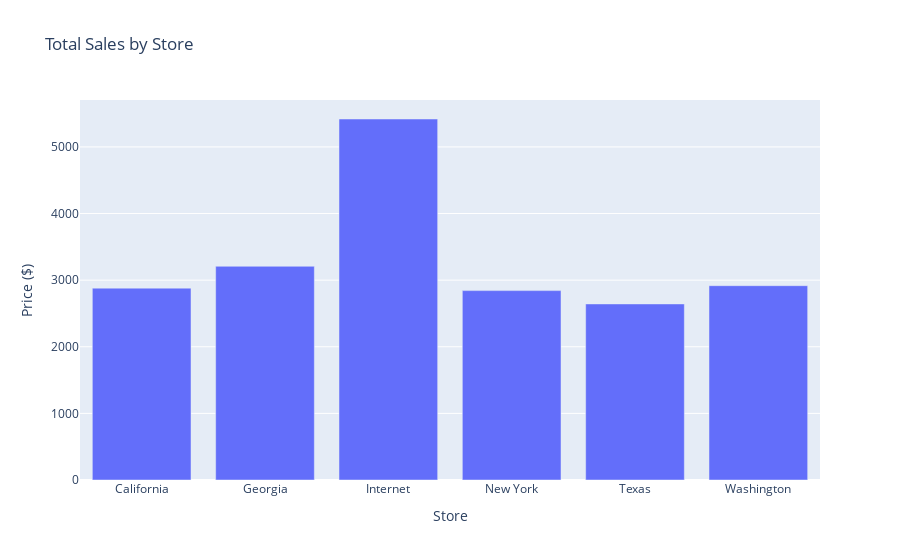

Notebook code for this chart:
### Code cell
fig = px.bar(df_sales_sum_by_store, 
             x='Store',            
             y='Price ($)',
            title='Total Sales by Store')

fig.show()

### Figure 1 — Plotly figure (JSON) as saved in the notebook; plotly's stock layout.template omitted (floating-point values rounded to 4 significant figures)
{"data": [{"alignmentgroup": "True", "hoverlabel": {"namelength": 0}, "hovertemplate": "Store=%{x}<br>Price ($)=%{y}", "legendgroup": "", "marker": {"color": "#636efa"}, "name": "", "offsetgroup": "", "orientation": "v", "showlegend": false, "textposition": "auto", "type": "bar", "x": ["California", "Georgia", "Internet", "New York", "Texas", "Washington"], "xaxis": "x", "y": [2880, 3208, 5419, 2843, 2643, 2917], "yaxis": "y"}], "layout": {"barmode": "relative", "legend": {"tracegroupgap": 0}, "title": {"text": "Total Sales by Store"}, "xaxis": {"anchor": "y", "domain": [0, 1], "title": {"text": "Store"}}, "yaxis": {"anchor": "x", "domain": [0, 1], "title": {"text": "Price ($)"}}}}
